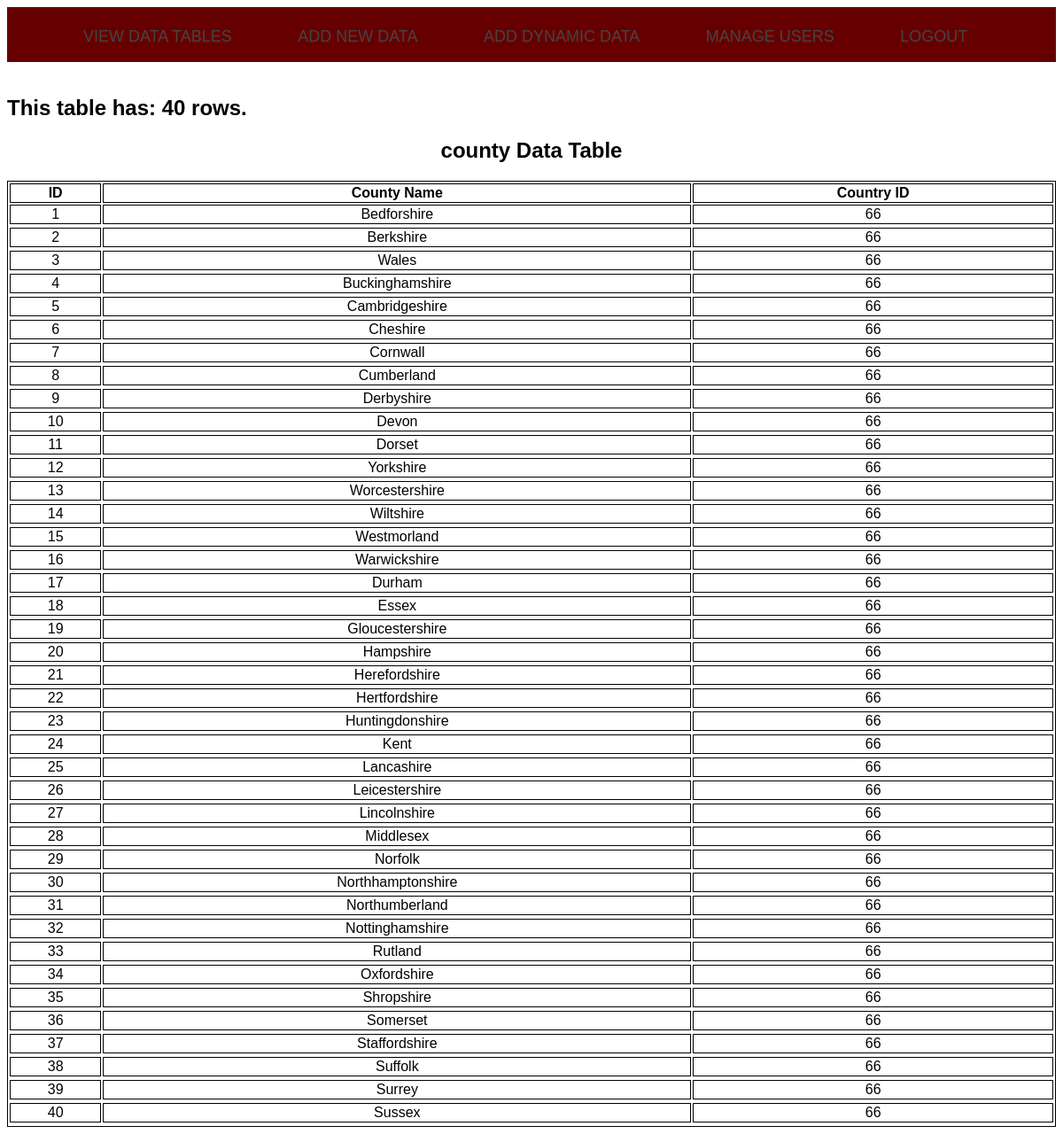
Screenshot of /tables/countyTable.tab.php with the database file from the repository.
### tables this page shows
CREATE TABLE `county` (
  `id` int(11) NOT NULL AUTO_INCREMENT,
  `county_name` varchar(45) DEFAULT NULL,
  `fkey_country` int(11) DEFAULT NULL,
  PRIMARY KEY (`id`)
);

### tables/countyTable.tab.php (the view, shortened to what this page needs)
<?php
  require "../includes/Header.inc.php";
  require "../includes/DBConnection.inc.php";
  $result = $conn->query('SELECT * FROM county;')
     or die($conn->error);
  $countyTableData = [];
  $i = 0;
  while($row = $result->fetch_assoc()) {
    $countyTableData[$i] = [$row['id'],
                            $row['county_name'],
                            $row['fkey_country']];
    $i++;
  }
?>
<!DOCTYPE html>
<html>
<head>
<link rel="stylesheet" href="../styles.css">
</head>
<body>
<?php
echo "<br>";
echo "<h2>" . "This table has: " . count($countyTableData) .
        " rows." ."</h2>";
?>
<h2 align="center">county Data Table</h2>
<table style="width:100%">
  <tr>
    <th>ID</th>
    <th>County Name</th>
    <th>Country ID</th>
    <?php
    for ($y = 0; $y < count($countyTableData); $y++) {
      echo "<tr>";
      for ($z = 0; $z < 3; $z++) {
        echo "<td>" . $countyTableData[$y][$z] . "</td>";
      }
      echo "<tr>";
    }
    ?>
</table>
</body>
</html>

### includes/Header.inc.php (shortened to what this page needs)
<!DOCTYPE html>
<html>
<head>
<link rel="stylesheet" href="styles.css">
</head>
<body>
<header>
  <div class="container">
    <nav>
      <blocks>
        <item><a href="http://cpsc.roanoke.edu/~rgbooth/cs470/rgbooth470website/HomePage.php">View Data Tables</a></item>
        <item><a href="http://cpsc.roanoke.edu/~rgbooth/cs470/rgbooth470website/AddNewData.php">Add New Data</a></item>
        <item><a href="http://cpsc.roanoke.edu/~rgbooth/cs470/rgbooth470website/addNewBigData.php">Add Dynamic Data</a></item>
        <item><a href="http://cpsc.roanoke.edu/~rgbooth/cs470/rgbooth470website/ManagePage.php">Manage Users</a></item>
        <item><a href="http://cpsc.roanoke.edu/~rgbooth/cs470/rgbooth470website/includes/Logout.inc.php">Logout</a></item>
      </blocks>
    </nav>
  </div>
</header>

### styles.css (style rules this page uses)
body { font-family: Arial, Helvetica, sans-serif; font-weight: 400; }
header { background-color: #660000; }
header::after { content: ''; display: table; clear: both; }
nav { float: left; }
nav blocks { margin: 0; padding: 12px 16px; list-style: none; }
nav item { display: inline-block; margin-left: 70px; padding-top: 23px; padding-bottom: 18px; position: relative; }
nav a { color: #444; text-decoration: none; text-transform: uppercase; font-size: 18px; }
nav a::before { content: ''; display: block; width: 100%; height: 5px; background-color: #444; position: absolute; top: 0; width: 0%; transition: all ease-in-out 350ms; }
table, th, td { border: 1px solid black; text-align: center; }
table { width: 100%; }

### rows the page displays
county: id "1", county_name "Bedforshire", fkey_country "66"
county: id "2", county_name "Berkshire", fkey_country "66"
county: id "3", county_name "Wales", fkey_country "66"
county: id "4", county_name "Buckinghamshire", fkey_country "66"
county: id "5", county_name "Cambridgeshire", fkey_country "66"
county: id "6", county_name "Cheshire", fkey_country "66"
county: id "7", county_name "Cornwall", fkey_country "66"
county: id "8", county_name "Cumberland", fkey_country "66"
county: id "9", county_name "Derbyshire", fkey_country "66"
county: id "10", county_name "Devon", fkey_country "66"
county: id "11", county_name "Dorset", fkey_country "66"
county: id "12", county_name "Yorkshire", fkey_country "66"
county: id "13", county_name "Worcestershire", fkey_country "66"
county: id "14", county_name "Wiltshire", fkey_country "66"
county: id "15", county_name "Westmorland", fkey_country "66"
county: id "16", county_name "Warwickshire", fkey_country "66"
county: id "17", county_name "Durham", fkey_country "66"
county: id "18", county_name "Essex", fkey_country "66"
county: id "19", county_name "Gloucestershire", fkey_country "66"
county: id "20", county_name "Hampshire", fkey_country "66"
county: id "21", county_name "Herefordshire", fkey_country "66"
county: id "22", county_name "Hertfordshire", fkey_country "66"
county: id "23", county_name "Huntingdonshire", fkey_country "66"
county: id "24", county_name "Kent", fkey_country "66"
county: id "25", county_name "Lancashire", fkey_country "66"
county: id "26", county_name "Leicestershire", fkey_country "66"
county: id "27", county_name "Lincolnshire", fkey_country "66"
county: id "28", county_name "Middlesex", fkey_country "66"
county: id "29", county_name "Norfolk", fkey_country "66"
county: id "30", county_name "Northhamptonshire", fkey_country "66"
county: id "31", county_name "Northumberland", fkey_country "66"
county: id "32", county_name "Nottinghamshire", fkey_country "66"
county: id "33", county_name "Rutland", fkey_country "66"
county: id "34", county_name "Oxfordshire", fkey_country "66"
county: id "35", county_name "Shropshire", fkey_country "66"
county: id "36", county_name "Somerset", fkey_country "66"
county: id "37", county_name "Staffordshire", fkey_country "66"
county: id "38", county_name "Suffolk", fkey_country "66"
county: id "39", county_name "Surrey", fkey_country "66"
county: id "40", county_name "Sussex", fkey_country "66"

### other values shown
count($countyTableData) "40"
